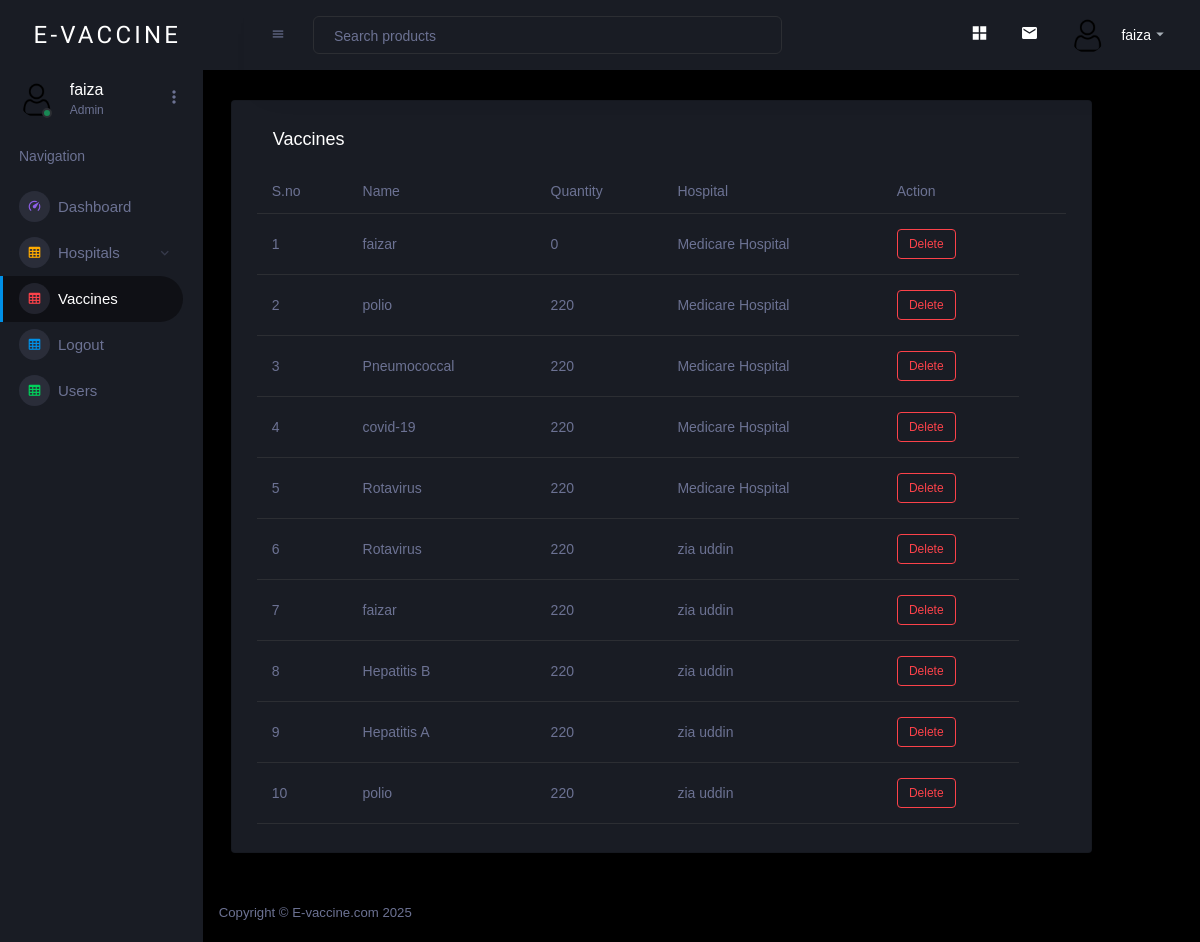
Screenshot of /admin_vacc.php?u_id=1 (signed in) with the database file from the repository.
### tables this page shows
CREATE TABLE `user` (
  `user_id` int(11) NOT NULL,
  `username` varchar(255) NOT NULL,
  `user_email` varchar(255) NOT NULL,
  `user_phone` varchar(255) NOT NULL,
  `user_pass` varchar(255) NOT NULL,
  `user_img` varchar(300) NOT NULL,
  `user_role` int(11) NOT NULL DEFAULT 0
);

CREATE TABLE `vaccine` (
  `vaccine_id` int(11) NOT NULL,
  `vaccine_name` varchar(255) NOT NULL,
  `vaccine_quan` int(11) NOT NULL,
  `hospital_id` int(11) NOT NULL
);

CREATE TABLE `hospital` (
  `hospital_id` int(11) NOT NULL,
  `hospital_name` varchar(255) NOT NULL,
  `hospital_email` varchar(255) NOT NULL,
  `hospital_contact` varchar(255) NOT NULL,
  `hospital_manager` varchar(255) NOT NULL,
  `manager_cnic` varchar(255) NOT NULL,
  `hospital_location` varchar(255) NOT NULL,
  `hospital_img` varchar(255) NOT NULL,
  `hospital_op_time` varchar(255) NOT NULL,
  `hospital_close_time` varchar(255) NOT NULL,
  `pass` varchar(255) NOT NULL,
  `user_id` int(11) NOT NULL,
  `hospital_status` varchar(255) NOT NULL DEFAULT '1',
  `Created_at` varchar(255) NOT NULL
);

### admin_vacc.php (the view, shortened to what this page needs)
<?php
 include "admin_nav.php";
 ?>
 <div class="main-panel" style="min-height:calc(120vh - 70px)">
 <div class="content-wrapper">
 <div class="row ">
              <div class="col-11  ">
                <div class="card">
                <div class="card-body">
              <div style="display: flex; justify-content: space-between; padding: 0 1rem;">
                <h4 class="card-title">Vaccines</h4>
                <?php
            $u_id=$_GET['u_id'];
          ?>
              </div>
              <div class="table-responsive">
                <table class="table">
                  <thead>
                    <tr>
                      <th> S.no </th>
                      <th> Name </th>
                      <th> Quantity</th>
                      <th> Hospital </th>
                      <th> Action</th>
                      <th>
                      </th>
                    </tr>
                  </thead>
                  <?php
                  include 'config.php';
                  $sql ="SELECT * FROM `vaccine` INNER JOIN `hospital`  ON vaccine.hospital_id = hospital.hospital_id ORDER BY `vaccine_id` DESC";
                  $result = mysqli_query($con, $sql);
                  if (mysqli_num_rows($result) > 0) {
                    while ($row = mysqli_fetch_assoc($result)) {
                      $i++;
                      ?>
                      <tbody>
                        <tr>
                          <td>
                            <?php echo $i; ?>
                          </td>
                          <td>
                            <?php echo $row['vaccine_name']; ?>
                          </td>
                          <td>
                            <?php echo $row['vaccine_quan']; ?>
                          </td>
                          <td>
                            <?php echo $row['hospital_name']; ?>
                          </td>
                          <?php
                         $vacc_id=$row['vaccine_id'];
                         ?>
                          <td><a href="vacc_del.php?de_id=<?php echo $vacc_id; ?>&u_id=<?php echo $u_id; ?>">
                              <div class="badge badge-outline-danger">Delete</div>
                            </a></td>
                        </tr>
                        <?php
                    }
                  } else {
                    echo 'No Record Found';
                  }
                  ?>
                  </tbody>
                </table>
              </div>
            </div>
                </div>
              </div>
            </div>
                    <?php
            include 'admin_footer.php';
            ?>

### admin_nav.php (shortened to what this page needs)
<!DOCTYPE html>
<html lang="en">
  <head>
    <link rel="stylesheet" href="assets/vendors/mdi/css/materialdesignicons.min.css">
    <link rel="stylesheet" href="assets/vendors/css/vendor.bundle.base.css">
    <link rel="stylesheet" href="assets/vendors/jvectormap/jquery-jvectormap.css">
    <link rel="stylesheet" href="assets/vendors/flag-icon-css/css/flag-icon.min.css">
    <link rel="stylesheet" href="assets/vendors/owl-carousel-2/owl.carousel.min.css">
    <link rel="stylesheet" href="assets/vendors/owl-carousel-2/owl.theme.default.min.css">
    <link rel="stylesheet" href="assets/css/style.css">
  </head>
  <body>
    <div class="container-scroller">
      <nav class="sidebar sidebar-offcanvas" id="sidebar">
        <div class="sidebar-brand-wrapper d-none d-lg-flex align-items-center justify-content-center fixed-top">
          <a class="sidebar-brand brand-logo" style="text-decoration: none; font-family: 'Varela Round', sans-serif; color: white; letter-spacing: 0.2rem; margin-left: 0.8rem; font-size:1.5rem;" href="index.html">E-VACCINE</a>
        </div>
        <ul class="nav">
          <li class="nav-item profile">
            <div class="profile-desc">
              <div class="profile-pic">
                <div class="count-indicator">
                  <img class="img-xs rounded-circle " src="images/Profile-1.webp" alt="">
                  <span class="count bg-success"></span>
                </div>
                <?php
                include 'config.php';
                $u_id=$_GET['u_id'];
                $user="SELECT * FROM `user` WHERE user_id = $u_id";
                $user_Q=mysqli_query($con,$user);
                $user_data=mysqli_fetch_assoc($user_Q);
                ?>
                <div class="profile-name">
                  <h5 class="mb-0 font-weight-normal"><?php echo $user_data['username'];?></h5>
                  <span>Admin</span>
                </div>
              </div>
              <a href="#" id="profile-dropdown" data-bs-toggle="dropdown"><i class="mdi mdi-dots-vertical"></i></a>
            </div>
          </li>
          <li class="nav-item nav-category">
            <span class="nav-link">Navigation</span>
          </li>
          <li class="nav-item menu-items">
            <a class="nav-link" href="admin_main.php?u_id=<?php echo $u_id?>">
              <span class="menu-icon">
                <i class="mdi mdi-speedometer"></i>
              </span>
              <span class="menu-title">Dashboard</span>
            </a>
          </li>
          <li class="nav-item menu-items">
            <a class="nav-link" data-bs-toggle="collapse" href="#ui-basic" aria-expanded="false" aria-controls="ui-basic">
              <span class="menu-icon">
                <i class="mdi mdi-table-large"></i>
              </span>
              <span class="menu-title">Hospitals</span>
              <i class="menu-arrow"></i>
            </a>
          </li>
          <li class="nav-item menu-items">
            <a class="nav-link" href="admin_vacc.php?u_id=<?php echo $u_id;?>">
              <span class="menu-icon">
                <i class="mdi mdi-table-large"></i>
              </span>
              <span class="menu-title">Vaccines</span>
            </a>
          </li>
          <li class="nav-item menu-items">
            <a class="nav-link" href="logout.php">
              <span class="menu-icon">
                <i class="mdi mdi-table-large"></i>
              </span>
              <span class="menu-title">Logout</span>
            </a>
          </li>
          <li class="nav-item menu-items">
            <a class="nav-link" href="user.php?u_id=<?php echo $u_id;?>">
              <span class="menu-icon">
                <i class="mdi mdi-table-large"></i>
              </span>
              <span class="menu-title">Users</span>
            </a>
          </li>
        </ul>
      </nav>
        <nav class="navbar p-0 fixed-top d-flex flex-row">
          <div class="navbar-menu-wrapper flex-grow d-flex align-items-stretch">
            <button class="navbar-toggler navbar-toggler align-self-center" type="button" data-toggle="minimize">
              <span class="mdi mdi-menu"></span>
            </button>
            <ul class="navbar-nav w-100">
              <li class="nav-item w-100">
                <form class="nav-link mt-2 mt-md-0 d-none d-lg-flex search">
                  <input type="text" class="form-control" placeholder="Search products">
                </form>
              </li>
            </ul>
            <ul class="navbar-nav navbar-nav-right">
              <li class="nav-item nav-settings d-none d-lg-block">
                <a class="nav-link" href="#">
                  <i class="mdi mdi-view-grid"></i>
                </a>
              </li>
              <li class="nav-item dropdown border-left">
                <a class="nav-link count-indicator dropdown-toggle" id="messageDropdown" href="#" data-bs-toggle="dropdown" aria-expanded="false">
                  <i class="mdi mdi-email"></i>
                </a>
              </li>
              <li class="nav-item dropdown">
                <a class="nav-link" id="profileDropdown" href="#" data-bs-toggle="dropdown">
                  <div class="navbar-profile">
                    <img class="img-xs rounded-circle" src="images/Profile-1.webp" alt="">
                    <p class="mb-0 d-none d-sm-block navbar-profile-name"><?php echo $user_data['username'];?></p>
                    <i class="mdi mdi-menu-down d-none d-sm-block"></i>
                  </div>
                </a>
              </li>
            </ul>
          </div>
        </nav>

### rows the page displays
user: username "faiza"
vaccine: vaccine_name "faizar", vaccine_quan "0", hospital.hospital_name "Medicare Hospital"
vaccine: vaccine_name "polio", vaccine_quan "220", hospital.hospital_name "Medicare Hospital"
vaccine: vaccine_name "Pneumococcal", vaccine_quan "220", hospital.hospital_name "Medicare Hospital"
vaccine: vaccine_name "covid-19", vaccine_quan "220", hospital.hospital_name "Medicare Hospital"
vaccine: vaccine_name "Rotavirus", vaccine_quan "220", hospital.hospital_name "Medicare Hospital"
vaccine: vaccine_name "Rotavirus", vaccine_quan "220", hospital.hospital_name "zia uddin"
vaccine: vaccine_name "faizar", vaccine_quan "220", hospital.hospital_name "zia uddin"
vaccine: vaccine_name "Hepatitis B", vaccine_quan "220", hospital.hospital_name "zia uddin"
vaccine: vaccine_name "Hepatitis A", vaccine_quan "220", hospital.hospital_name "zia uddin"
vaccine: vaccine_name "polio", vaccine_quan "220", hospital.hospital_name "zia uddin"
